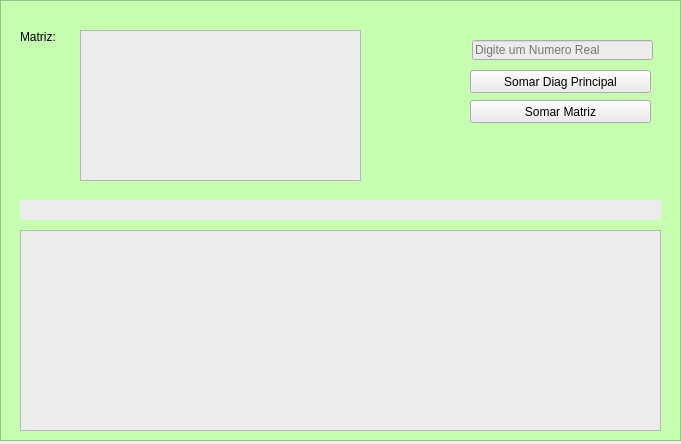
<?xml version="1.0" encoding="UTF-8"?>
<ui version="4.0">
 <class>MainWindow</class>
 <widget class="QMainWindow" name="MainWindow">
  <property name="geometry">
   <rect>
    <x>0</x>
    <y>0</y>
    <width>681</width>
    <height>444</height>
   </rect>
  </property>
  <property name="windowTitle">
   <string>MainWindow</string>
  </property>
  <widget class="QWidget" name="centralwidget">
   <widget class="QFrame" name="frame_fundo">
    <property name="geometry">
     <rect>
      <x>0</x>
      <y>0</y>
      <width>681</width>
      <height>441</height>
     </rect>
    </property>
    <property name="styleSheet">
     <string notr="true">background-color: rgb(197, 255, 175);</string>
    </property>
    <property name="frameShape">
     <enum>QFrame::StyledPanel</enum>
    </property>
    <property name="frameShadow">
     <enum>QFrame::Raised</enum>
    </property>
    <widget class="QTextEdit" name="text_edit_matriz">
     <property name="geometry">
      <rect>
       <x>80</x>
       <y>30</y>
       <width>281</width>
       <height>151</height>
      </rect>
     </property>
     <property name="styleSheet">
      <string notr="true">background-color: rgb(236, 236, 236);</string>
     </property>
    </widget>
    <widget class="QLabel" name="label">
     <property name="geometry">
      <rect>
       <x>20</x>
       <y>30</y>
       <width>47</width>
       <height>13</height>
      </rect>
     </property>
     <property name="text">
      <string>Matriz:</string>
     </property>
    </widget>
    <widget class="QLabel" name="label_msg">
     <property name="geometry">
      <rect>
       <x>20</x>
       <y>200</y>
       <width>641</width>
       <height>20</height>
      </rect>
     </property>
     <property name="styleSheet">
      <string notr="true">background-color: rgb(236, 236, 236);</string>
     </property>
     <property name="text">
      <string/>
     </property>
    </widget>
    <widget class="QTextEdit" name="text_edit_saida">
     <property name="geometry">
      <rect>
       <x>20</x>
       <y>230</y>
       <width>641</width>
       <height>201</height>
      </rect>
     </property>
     <property name="styleSheet">
      <string notr="true">background-color: rgb(236, 236, 236);</string>
     </property>
    </widget>
    <widget class="QLineEdit" name="line_edit_numero">
     <property name="geometry">
      <rect>
       <x>472</x>
       <y>40</y>
       <width>181</width>
       <height>20</height>
      </rect>
     </property>
     <property name="styleSheet">
      <string notr="true">background-color: rgb(236, 236, 236);</string>
     </property>
     <property name="placeholderText">
      <string>Digite um Numero Real</string>
     </property>
    </widget>
    <widget class="QPushButton" name="push_button_soma_diag_prin">
     <property name="geometry">
      <rect>
       <x>470</x>
       <y>70</y>
       <width>181</width>
       <height>23</height>
      </rect>
     </property>
     <property name="styleSheet">
      <string notr="true">background-color: rgb(236, 236, 236);</string>
     </property>
     <property name="text">
      <string>Somar Diag Principal</string>
     </property>
    </widget>
    <widget class="QPushButton" name="push_button_soma_matriz">
     <property name="geometry">
      <rect>
       <x>470</x>
       <y>100</y>
       <width>181</width>
       <height>23</height>
      </rect>
     </property>
     <property name="styleSheet">
      <string notr="true">background-color: rgb(236, 236, 236);</string>
     </property>
     <property name="text">
      <string>Somar Matriz</string>
     </property>
    </widget>
   </widget>
  </widget>
 </widget>
 <resources/>
 <connections/>
</ui>
